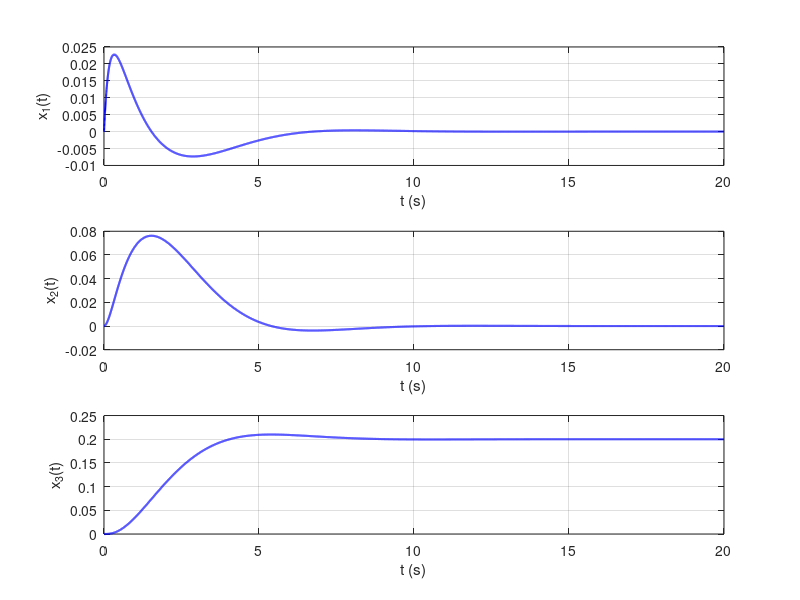
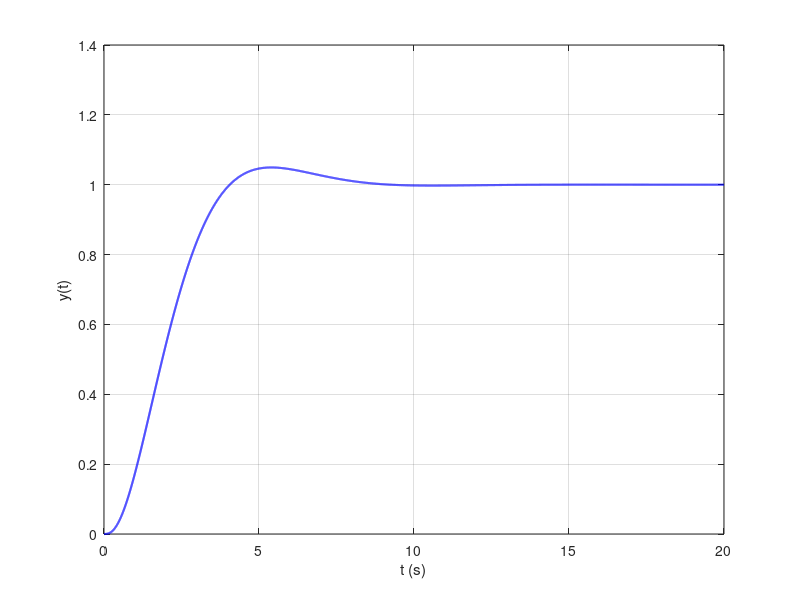

Recreate these plots in MATLAB, in order.
% 1. Design a controlled input given the parameters.
% 2. Suppose x(0) = [0; 0], compute the analytical expression of the output of the controlled system when r(t) = heaviside(t)

clear
close all
clc
format compact

% State matrices
A = [-1.8 -1.2 -1; 4 0 0; 0 1 0];
B = [0.5; 0; 0];
C = [0 0 5];
D = 0;

% Requirements
s_hat = 0.05; % Overshoot
t_s = 8; % Setting time
s_p = 0.01; % Setting percentage +-

damp(A)
sys = ss(A, B, C, D);
%step(sys)

% Check reachability
M_r = ctrb(A,B);
if (rank(M_r) < size(A))
    return
end

% Compute damping coefficient and natural frequency
zeta = abs(log(s_hat)) / (sqrt(pi^2 + (log(s_hat)) ^ 2))
wn = log((s_p) ^ (-1)) / (zeta * t_s)

% Define eigenvalues to assign
lambda_1 = - zeta * wn + 1i * wn * sqrt(1 - zeta ^ 2);
lambda_2 = - zeta * wn - 1i * wn * sqrt(1 - zeta ^ 2);
lambda_3 = - 10 * zeta *wn;
lambda_des = [lambda_1, lambda_2, lambda_3]

K = place(A, B, lambda_des)

% State matrices and dynamical systems needed to compute N
A_c = A-B*K;
sys_N = ss(A_c, B, C, D);

% Calculate N
N = 1/dcgain(sys_N)

% Controlled LTI system
sys_contr = ss(A-B*K, B*N, C, D);

% Simulation
t_sim = linspace(0, 20, 10000); % Simulation time base, use 20 as a limit since it's 2-3 times the setting time
[y, t, x] = step(sys_contr, t_sim); % Simulation results

% Plot simulation results
figure(2),
subplot(311)
plot(t, x(:, 1), 'b', 'linew', 1.5)
grid on, zoom on, hold on, xlabel('t (s)'), ylabel('x_1(t)')
subplot(312)
plot(t, x(:, 2), 'b', 'linew', 1.5)
grid on, zoom on, hold on, xlabel('t (s)'), ylabel('x_2(t)')
subplot(313)
plot(t, x(:, 3), 'b', 'linew', 1.5)
grid on, zoom on, hold on, xlabel('t (s)'), ylabel('x_3(t)')

figure (3), plot (t, y, 'b', 'linew', 1.5)
grid on, zoom on, hold on, xlabel('t (s)'), ylabel ('y(t)')